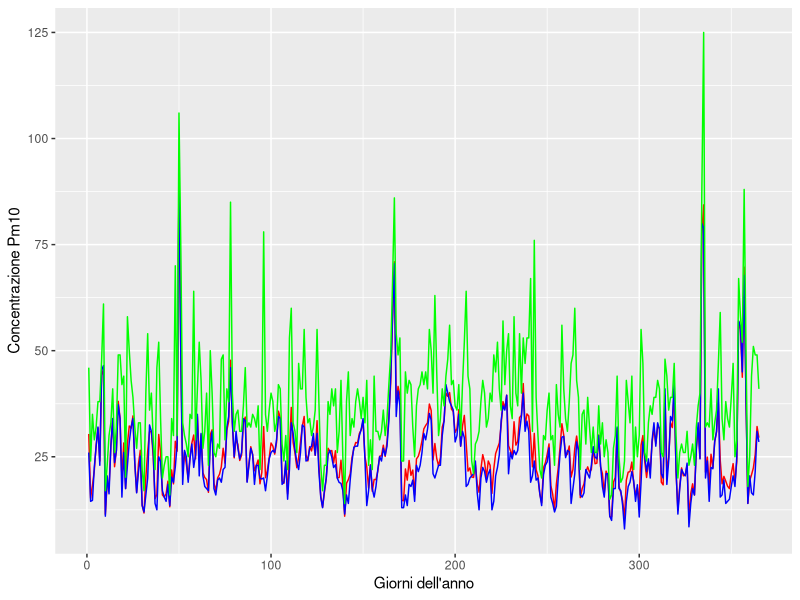
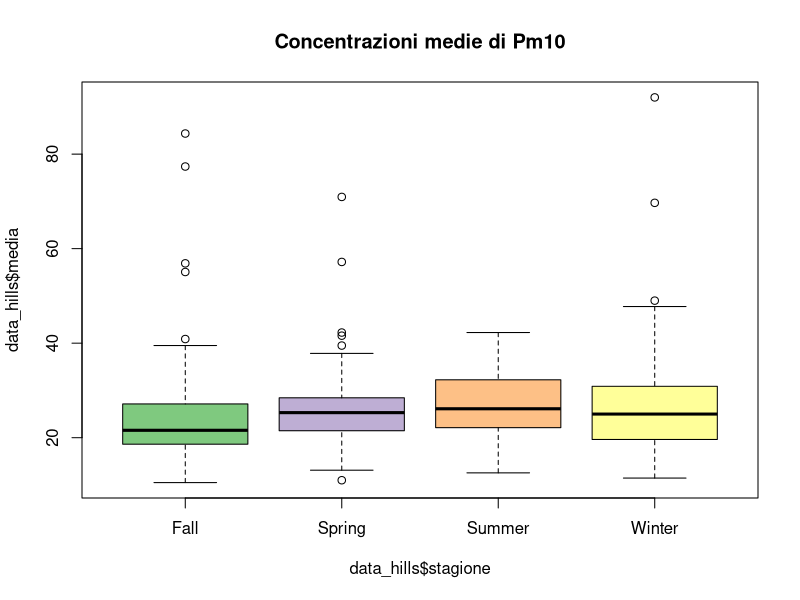
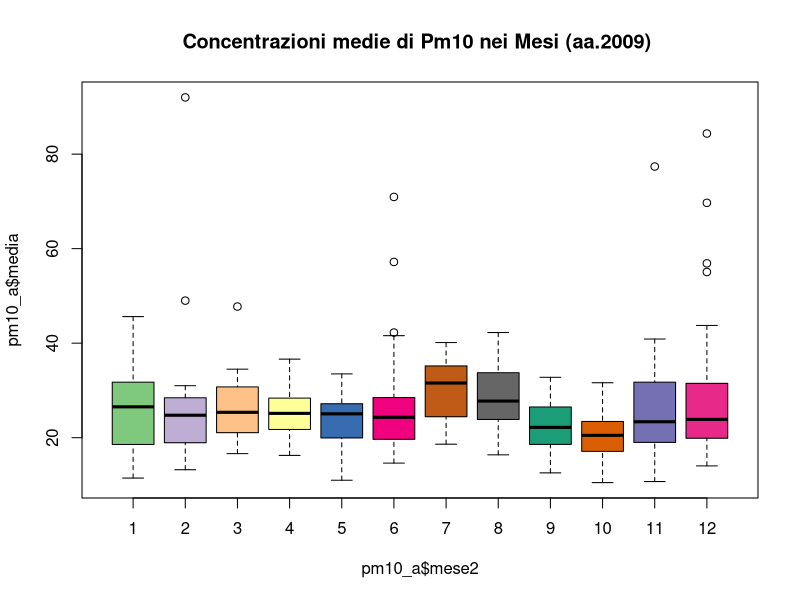
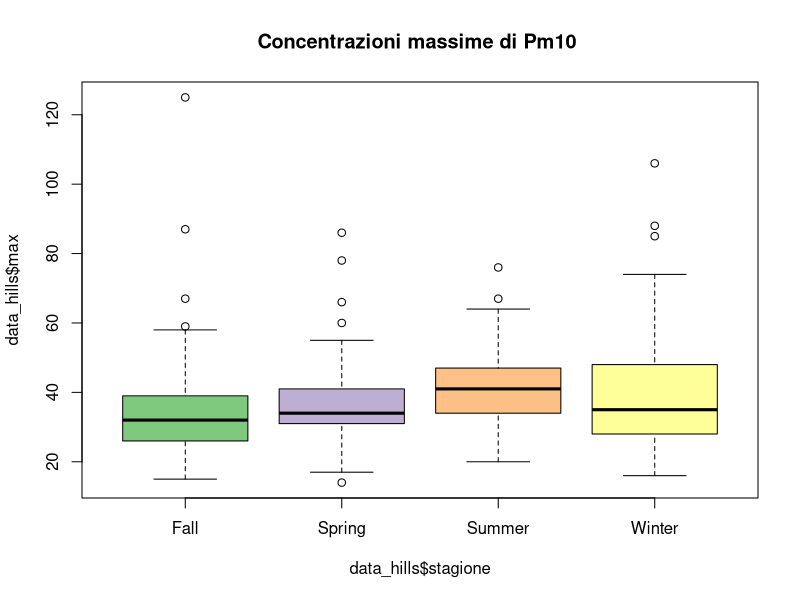

Source code (R) for these figures, in order: (Note: this script raises an error after producing the figures.)
## ---- chunk 1
#setto la WD ----
pm10 <- read.csv2("data/pm2010.csv", dec = ".")

#questo è un pacchetto di pacchetti. Contiene molti pacchetti utili :-)

library(tidyr)
#creO variabile per anno, giorno, mese
pm10_a <- separate(pm10, col = "data", into = c("anno","mese","giorno"), sep = "-")

pm10_a$mese2 <- as.numeric(pm10_a$mese)


pm10_a$mese2


pm10_a$giorno2 <- as.numeric(pm10_a$giorno)

# stagioni: primavera (21-03 / 20-06), estate (21-06/22-09), autunno (23-09 /21-12)
# inverno(22-12/20-03)

#divido in stagioni ----
getSeason <- function(DATES) {
  WS <- as.Date("2010-12-22", format = "%Y-%m-%d") # Winter Solstice
  SE <- as.Date("2010-3-21",  format = "%Y-%m-%d") # Spring Equinox
  SS <- as.Date("2010-6-21",  format = "%Y-%m-%d") # Summer Solstice
  FE <- as.Date("2010-9-23",  format = "%Y-%m-%d") # Fall Equinox
  d <- as.Date(strftime(DATES, format="2010-%m-%d"))
  
  ifelse (d >= WS | d < SE, "Winter",
          ifelse (d >= SE & d < SS, "Spring",
                  ifelse (d >= SS & d < FE, "Summer", "Fall")))
}


k <- getSeason(pm10$data)



pm10_a$Stagione<- k

## ---- chunk 2

data_hills<-(pm10_a[1:10])
data_hills$stagione<-pm10_a$Stagione


## ---- chunk 3
#un modo carino per selezionare i colori
color = grDevices::colors()[grep('gr(a|e)y', grDevices::colors(), invert = T)]

# questo comando crea un oggetto che si chiama color che contiene tutti e 433 i colori base di R escluse le scale di grigio
# poi basta fare col = sample(color, n) all'intero di una funzione che usa come argument col
# dove n è il numero di colori che devi utilizzare

#alternativa se 433 colori sono troppi
library(RColorBrewer)
qual_col_pals = brewer.pal.info[brewer.pal.info$category == 'qual',]
col_vector = unlist(mapply(brewer.pal, qual_col_pals$maxcolors, rownames(qual_col_pals)))
# questa funzione produce un vettore di 74 colori
## ---- chunk 4
library(ggplot2)
pm10$data2 <- seq(1,365,1)


ggplot(pm10, aes(x = data2))+
  geom_path(aes(y = media), color = "red")+
  geom_path(aes(y = mediana), color = "blue")+
  geom_path(aes(y = max), color = "green")+
  xlab("Giorni dell'anno") + ylab("Concentrazione Pm10")
  

## ---- chunk 5

boxplot(data_hills$media~data_hills$stagione,col=col_vector,main="Concentrazioni medie di Pm10")

## ---- chunk 6


boxplot(pm10_a$media~pm10_a$mese2,col=col_vector,main="Concentrazioni medie di Pm10 nei Mesi (aa.2009) ")
## ---- chunk 7
boxplot(data_hills$max~data_hills$stagione,col=col_vector, main="Concentrazioni massime di Pm10 ")

## ---- chunk 8
plot(data_hills$dv,data_hills$media, main=" Concentazioni di Pm10 in relazione alla direzione del vento",ylab="Concentrazione media di Pm10", col=col_vector)

## ---- chunk 9
panel.hist <- function(x, ...)
{
  usr <- par("usr"); on.exit(par(usr))
  par(usr = c(usr[1:2], 0, 1.5) )
  h <- hist(x, plot = FALSE)
  breaks <- h$breaks; nB <- length(breaks)
  y <- h$counts; y <- y/max(y)
  rect(breaks[-nB], 0, breaks[-1], y, col = "cyan", ...)
}



panel.cor <- function(x, y, digits = 2, prefix = "", cex.cor, ...)
{
  usr <- par("usr"); on.exit(par(usr))
  par(usr = c(0, 1, 0, 1))
  r <- abs(cor(x, y))
  txt <- format(c(r, 0.123456789), digits = digits)[1]
  txt <- paste0(prefix, txt)
  if(missing(cex.cor)) cex.cor <- 0.8/strwidth(txt)
  text(0.5, 0.5, txt, cex = cex.cor * r)
}
## ---- chunk 10
data_pca <- pm10_a[,c(1:9)]
pairs(data_pca,upper.panel =panel.smooth,lower.panel=panel.cor,diag.panel = panel.hist)
## ---- chunk 11
### PCA ANALYSIS ----
require(ade4)


#estraggo da pm10 solo le variabili numeriche da inserire nella PCA escludendo giorno mese e anno che sono da considerarsi factors
data_pca <- pm10_a[,c(1:9)]

# con nf = 3 gli stò dicendo di tenere tre assi
pcapm <- dudi.pca(data_pca, scannf = FALSE, nf = 3)

#faccio il biplot, cos'è clab.row?
# clab.row serve a gestire la grandezza dei quadratini delle osservazioni
# clab.col invece controlla le variabili
scatter(pcapm, clab.row = 0.5)


## ---- chunk 12
library(broom)
pcapm$c1

## ---- chunk 13
#calcolo gli autovalori
pcapm$eig / sum(pcapm$eig) 

#calcolo la somma cumilata degli autovalori
cumsum(pcapm$eig / sum(pcapm$eig)) # con i primi tre assi spiego circa il 70% che non è male
## ---- chunk 14
#cerchio di correlazione, i punteggi delle varibili sono plottati su una circonferenza di raggio unitario
s.corcircle(pcapm$c1, xax = 1, yax = 2) #plotto prima e seconda
## ---- chunk 15
s.corcircle(pcapm$c1, xax = 1, yax = 3) #plotto prima e terza

## ---- chunk 16
s.corcircle(pcapm$c1, xax = 2, yax = 3) #plotto seconda e terza
## ---- chunk 17
s.class(pcapm$li, factor(pm10_a$Stagione), xax = 1, yax = 2, col = c(1,2,3,4)) 

## ---- chunk 18
s.class(pcapm$li, factor(pm10_a$Stagione), xax = 1, yax = 3, col = c(1,2,3,4))
## ---- chunk 19
s.class(pcapm$li, factor(pm10_a$Stagione), xax = 2, yax = 3, col = c(1,2,3,4))
## ---- chunk 20
#DIREZIONE DEL VENTO ----
s.class(pcapm$li, factor(pm10_a$dv), xax = 1, yax = 2, col = rainbow(nlevels(pm10$dv)),clabel = .8)

## ---- chunk 21
s.class(pcapm$li, factor(pm10_a$dv), xax = 1, yax = 3, col = rainbow(nlevels(pm10$dv)))

## ---- chunk 22
s.class(pcapm$li, factor(pm10_a$dv), xax = 2, yax = 3, col = rainbow(nlevels(pm10$dv)))
## ---- chunk 23
mod2<-lm(media~tmp+max+vv+dv+rdz+pgg+umr+prs+stagione,data=data_hills)
summary(mod2)
b<-summary(mod2)
AIC(mod2)

mod1<-lm(max~tmp+media+vv+rdz+pgg+umr+prs,data=data_hills)
summary(mod1)
a<-summary(mod1)
AIC(mod1)

mod2s=step(mod2,direction="both")
summary(mod2s)
c<-summary(mod2s)
## ---- chunk 24
library(broom)

tidy(mod2s)
glance(mod2s)

## ---- chunk 25
plot(mod2s)

## ---- chunk 26
plot(mod2s$residuals,ylab="Residui del modello")
c<-summary(mod2s)

## ---- chunk 27
acf(mod2s$residuals)
## ---- chunk 28
plot(mod2s$residuals~data_hills$dv,xlab="Direzione del vento",ylab = "Residui", col=rainbow(8))

## ---- chunk 29
data_hills$stagione <- factor(data_hills$stagione)

plot(mod2s$residuals~data_hills$stagione,xlab="Stagioni",ylab="Residui",col=rainbow(4))
## ---- chunk 30

require(xtable)

tab2<-xtable(a)#modello 1
tab3<-xtable(b)#modello 2
tab4<-xtable(c)# modello 2s<---quello scelt

AICt<-c(2340.035,2077.992,2075.042)
variabili<-c("max~tmp+media+vv+rdz+pgg+umr+prs","media~tmp+max+vv+dv+rdz+pgg+umr+prs+stagione","media~tmp+max+vv+dv+rdz+pgg+umr+prs+stagione")
nomemodello<-c("modello1","modello2","modello3")

AICt<-as.factor(AICt)
nomemodello<-as.factor(nomemodello)
variabili<-as.factor(variabili)
# non riesco a creare una fottutissima tabella in cui mettere 
# ste 4 cazzate in modo che ci sia la tabella dei modelli e quello che abbiamo scelto

## ---- chunk 31


# medie e norma di legge ----

data_hills$normaL<-ifelse(data_hills$media<50.000,"low","high")

data_hills$normaL<-as.factor(data_hills$normaL)


#pure qui sta norma di legge l'ho dovuta accannare
# non sono riuscita a trovare ne dati, ne crearli finti per
# la cosa della stima ma amen ne faremo  a meno

## ---- chunk 32
library(mgcv)

require(mgcv)
data_hills<-(pm10_a[1:10])
data_hills$stagione<-pm10_a$Stagione
names(data_hills)
summary(data_hills)

hist(log(data_hills$pgg+1))
data_hills$l.pgg <- log(data_hills$pgg + 1)

data_hills$day <- seq(1,365,1)

g<-gam(media ~ max + s(day) + s(umr) + s(tmp) + s(pgg) + s(rdz) + s(vv) + s(prs) + dv, data=data_hills) # meglio questo

## ---- chunk 33
library(broom)
tidy(g)
## ---- chunk 34
plot(g)

## ---- chunk 35
acf(g$residuals)

gam.check(g)
g2<-predict(g,se=TRUE, type = "response")
## ---- chunk 36

plotdata <- plot(g, pages = 1)
str(plotdata)

# Convert it in a dataframe
dati_plot <- data.frame(day = plotdata[[1]]$x, fit = plotdata[[1]]$fit,
                        se= plotdata[[1]]$se)

plot(dati_plot$day, dati_plot$fit)

dati_plot$day <- as.integer(dati_plot$day)

# Calculate the CI
dati_plot$upr <- dati_plot$fit + (1.96 * dati_plot$se)
dati_plot$lwr <- dati_plot$fit - (1.96 * dati_plot$se)

data_hills2 <- merge(dati_plot, data_hills, by = "day", all.y = TRUE)

ggplot(data_hills2, aes(x = day, y = fit)) +
  geom_hline(aes(yintercept = 0), linetype = 6, color = "red") +
  geom_smooth(aes(ymin = lwr, ymax = upr), fill = "gray80", color = "black", size = 1, stat = "identity")

data_hills2$fit2 <- g2$fit
data_hills2$se2 <- g2$se.fit

data_hills2$upr2 <- data_hills2$fit2 + (1.96 * data_hills2$se2)
data_hills2$lwr2 <- data_hills2$fit2 - (1.96 * data_hills2$se2)


ggplot(data_hills2, aes(x = day)) +
  geom_point(aes(y = fit2), color = "black") + 
  geom_line(aes(y = fit2), color = "black", linetype = "twodash") + 
  geom_point(aes(y = media), color = "red") +
  geom_line(aes(y = media), color = "red", linetype = "solid") +
  geom_errorbar(aes(ymin = lwr2, ymax = upr2), width = .2, color = "grey40")




# tutto questo non so come commentarlo ne ho capito cosa hai fatto...c'ho provato ma non c'ho tempo :( 
